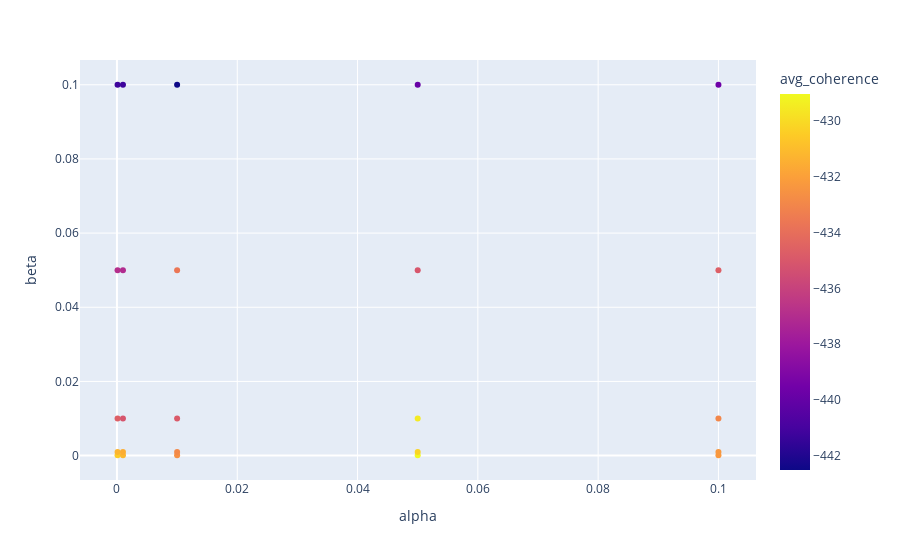

Notebook source saved alongside this figure:
### Code cell
fig = px.scatter(params_df[params_df['vectorizer']=='tf'], x="alpha", y="beta", color="avg_coherence")
fig.show()

### Figure 1 — Plotly figure (JSON) as saved in the notebook; plotly's stock layout.template omitted (floating-point values rounded to 4 significant figures)
{"data": [{"hovertemplate": "alpha=%{x}<br>beta=%{y}<br>avg_coherence=%{marker.color}<extra></extra>", "legendgroup": "", "marker": {"color": [-430.5, -431.3, -434.7, -436.9, -441.2, -431.2, -431.5, -435.1, -437.1, -441.2, -432.6, -432.9, -434.9, -433.7, -442.5, -429.0, -430.2, -429.5, -435.1, -439.9, -432.3, -432.3, -433.0, -434.7, -439.6], "coloraxis": "coloraxis", "symbol": "circle"}, "mode": "markers", "name": "", "orientation": "v", "showlegend": false, "type": "scatter", "x": [0.0001, 0.0001, 0.0001, 0.0001, 0.0001, 0.001, 0.001, 0.001, 0.001, 0.001, 0.01, 0.01, 0.01, 0.01, 0.01, 0.05, 0.05, 0.05, 0.05, 0.05, 0.1, 0.1, 0.1, 0.1, 0.1], "xaxis": "x", "y": [0.0001, 0.001, 0.01, 0.05, 0.1, 0.0001, 0.001, 0.01, 0.05, 0.1, 0.0001, 0.001, 0.01, 0.05, 0.1, 0.0001, 0.001, 0.01, 0.05, 0.1, 0.0001, 0.001, 0.01, 0.05, 0.1], "yaxis": "y"}], "layout": {"coloraxis": {"colorbar": {"title": {"text": "avg_coherence"}}, "colorscale": [[0, "#0d0887"], [0.1111, "#46039f"], [0.2222, "#7201a8"], [0.3333, "#9c179e"], [0.4444, "#bd3786"], [0.5556, "#d8576b"], [0.6667, "#ed7953"], [0.7778, "#fb9f3a"], [0.8889, "#fdca26"], [1, "#f0f921"]]}, "legend": {"tracegroupgap": 0}, "margin": {"t": 60}, "xaxis": {"anchor": "y", "domain": [0, 1], "title": {"text": "alpha"}}, "yaxis": {"anchor": "x", "domain": [0, 1], "title": {"text": "beta"}}}}
